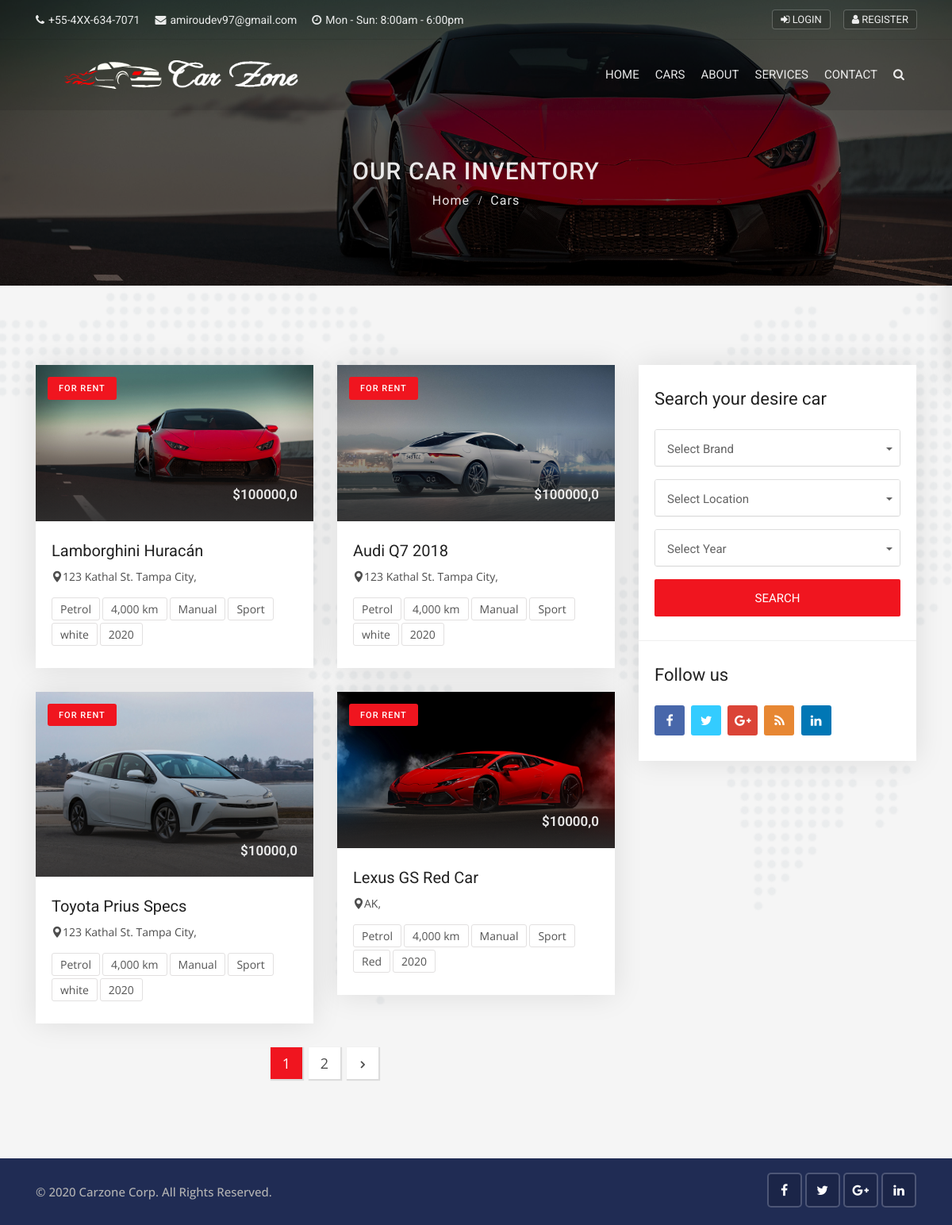
/cars, run on an earlier commit of the app's database.
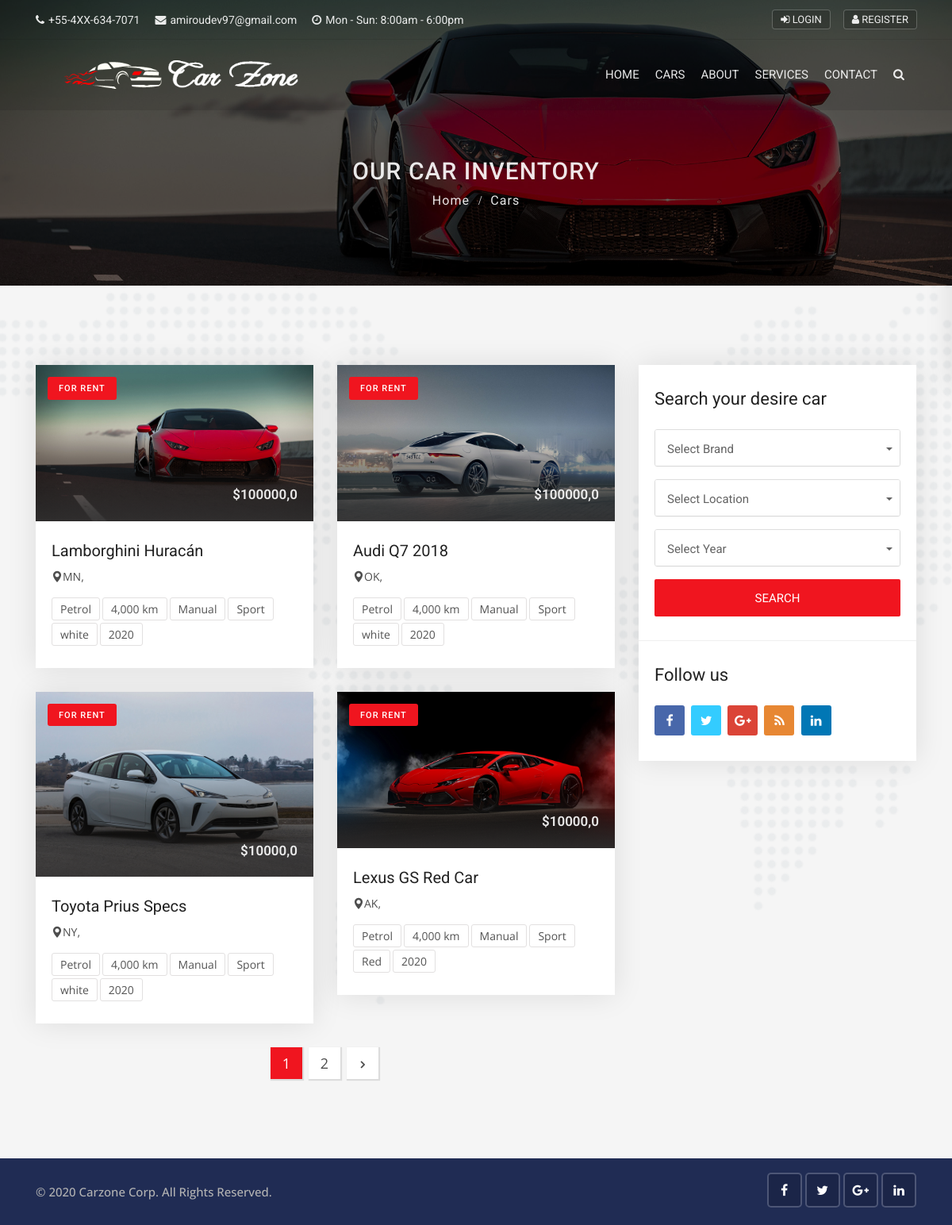
And on a later commit of the database.
### carzoneapp/models.py (models this page shows, shortened)
class Base(models.Model):
    date_add = models.DateTimeField(auto_now_add=True)
    date_update = models.DateTimeField(auto_now=True)
    status = models.BooleanField(default=True)
    class Meta:
        abstract = True

class Car(Base):
    state_choice = (
        ('AL', 'Alabama'),
        ('AK', 'Alaska'),
        ('AZ', 'Arizona'),
        ('AR', 'Arkansas'),
        ('CA', 'California'),
        ('CO', 'Colorado'),
        ('CT', 'Connecticut'),
        ('DE', 'Delaware'),
        ('DC', 'District Of Columbia'),
        ('FL', 'Florida'),
        ('GA', 'Georgia'),
        ('HI', 'Hawaii'),
        ('ID', 'Idaho'),
        ('IL', 'Illinois'),
        ('IN', 'Indiana'),
        ('IA', 'Iowa'),
        ('KS', 'Kansas'),
        ('KY', 'Kentucky'),
        ('LA', 'Louisiana'),
        ('ME', 'Maine'),
        ('MD', 'Maryland'),
        ('MA', 'Massachusetts'),
        ('MI', 'Michigan'),
        ('MN', 'Minnesota'),
        ('MS', 'Mississippi'),
        ('MO', 'Missouri'),
        ('MT', 'Montana'),
        ('NE', 'Nebraska'),
        ('NV', 'Nevada'),
        ('NH', 'New Hampshire'),
        ('NJ', 'New Jersey'),
        ('NM', 'New Mexico'),
        ('NY', 'New York'),
        ('NC', 'North Carolina'),
        ('ND', 'North Dakota'),
        ('OH', 'Ohio'),
        ('OK', 'Oklahoma'),
        ('OR', 'Oregon'),
        ('PA', 'Pennsylvania'),
        ('RI', 'Rhode Island'),
        ('SC', 'South Carolina'),
        ('SD', 'South Dakota'),
        ('TN', 'Tennessee'),
        ('TX', 'Texas'),
        ('UT', 'Utah'),
        ('VT', 'Vermont'),
        ('VA', 'Virginia'),
        ('WA', 'Washington'),
        ('WV', 'West Virginia'),
        ('WI', 'Wisconsin'),
        ('WY', 'Wyoming'),
    )
    name = models.CharField(max_length=50)
    slug = AutoSlugField(populate_from='name', null=True)
    description = models.TextField(null=True)
    brand = models.ForeignKey(Brand, related_name='car_brand', on_delete=models.CASCADE)
    model = models.ForeignKey(Model, related_name="car_model", on_delete=models.CASCADE)
    location =  models.CharField(choices=state_choice,max_length=50)
    year = models.CharField(max_length=50)
    price = models.FloatField()
    image = models.FileField(upload_to="car_image")
    color = models.CharField(max_length=50)
    transmission = models.ForeignKey(Transmission, related_name="car_transmission", on_delete=models.CASCADE)
    class Meta:
        verbose_name = 'Car'
        verbose_name_plural = 'Cars'

class Transmission(Base):
    name = models.CharField(max_length=50)
    slug = AutoSlugField(populate_from='name', null=True)
    class Meta:
        verbose_name = 'Transmission'
        verbose_name_plural = 'Transmissions'
    def __str__(self):
        return self.name

### carzoneapp/views.py (the view)
# urls.py: path('cars', views.CarView.as_view(), name='cars'),
class CarView(ListView):
    template_name = "cars.html"
    paginate_by = 4
    model = models.Car
    context_object_name = "cars"
    def get_context_data(self, **kwargs):
        context = super().get_context_data(**kwargs)
        context['city_search'] = models.Car.objects.values_list('location', flat=True).distinct()
        context['cars_search'] = models.Car.objects.values_list('name', flat=True).distinct()
        context['year_search'] = models.Car.objects.values_list('year', flat=True).distinct()
        context['model_search'] = models.Car.objects.values_list('model', flat=True).distinct()
        context['transmission_search'] = models.Car.objects.values_list('transmission', flat=True).distinct()
        return context

### carzoneapp/context_processors.py (called while the page is built)
def teams(request):
    teams = Team.objects.all()
    return dict(teams=teams)

### templates/cars.html (shortened to what the changed rows need)
{% extends 'base/base.html' %}
{% load static %}
{% block content %}
<body>
<div class="sub-banner overview-bgi">
    <div class="container breadcrumb-area">
        <div class="breadcrumb-areas">
            <h1>Our Car Inventory</h1>
        </div>
    </div>
</div>
<div class="featured-car content-area">
    <div class="container">
        <div class="row">
            <div class="col-lg-8 col-md-12">
                <div class="row">
                    {% for car in cars %}
                    <div class="col-lg-6 col-md-6">
                        <div class="car-box-3">
                            <div class="car-thumbnail">
                                <a href="car-details.html" class="car-img">
                                    <div class="tag">For Rent</div>
                                    <div class="price-box">
                                        <span>${{car.price}}</span>
                                    </div>
                                    <img class="d-block w-100" src="{{car.image.url}}" alt="car">
                                </a>
                            </div>
                            <div class="detail">
                                <h1 class="title">
                                    <a href="{% url 'detail_view' car.slug %}">{{car.name}}</a>
                                </h1>
                                <div class="location">
                                    <a href="car-details.html">
                                        <i class="flaticon-pin"></i>{{car.location}},
                                    </a>
                                </div>
                                <ul class="facilities-list clearfix">
                                    <li>Petrol</li>
                                    <li>4,000 km</li>
                                    <li>{{car.transmission}}</li>
                                    <li>Sport</li>
                                    <li>{{car.color}}</li>
                                    <li>{{car.year}}</li>
                                </ul>
                            </div>
                        </div>
                    </div>
                    {% endfor %}
                </div>
            </div>
        </div>
    </div>
</div>
</body>
{% endblock content %}

What changed in the data, as far as the page shows it:
changed Car "Lamborghini Huracán": location "123 Kathal St. Tampa City" → "MN"
changed Car "Audi Q7 2018": location "123 Kathal St. Tampa City" → "OK"
changed Car "Toyota Prius Specs": location "123 Kathal St. Tampa City" → "NY"
